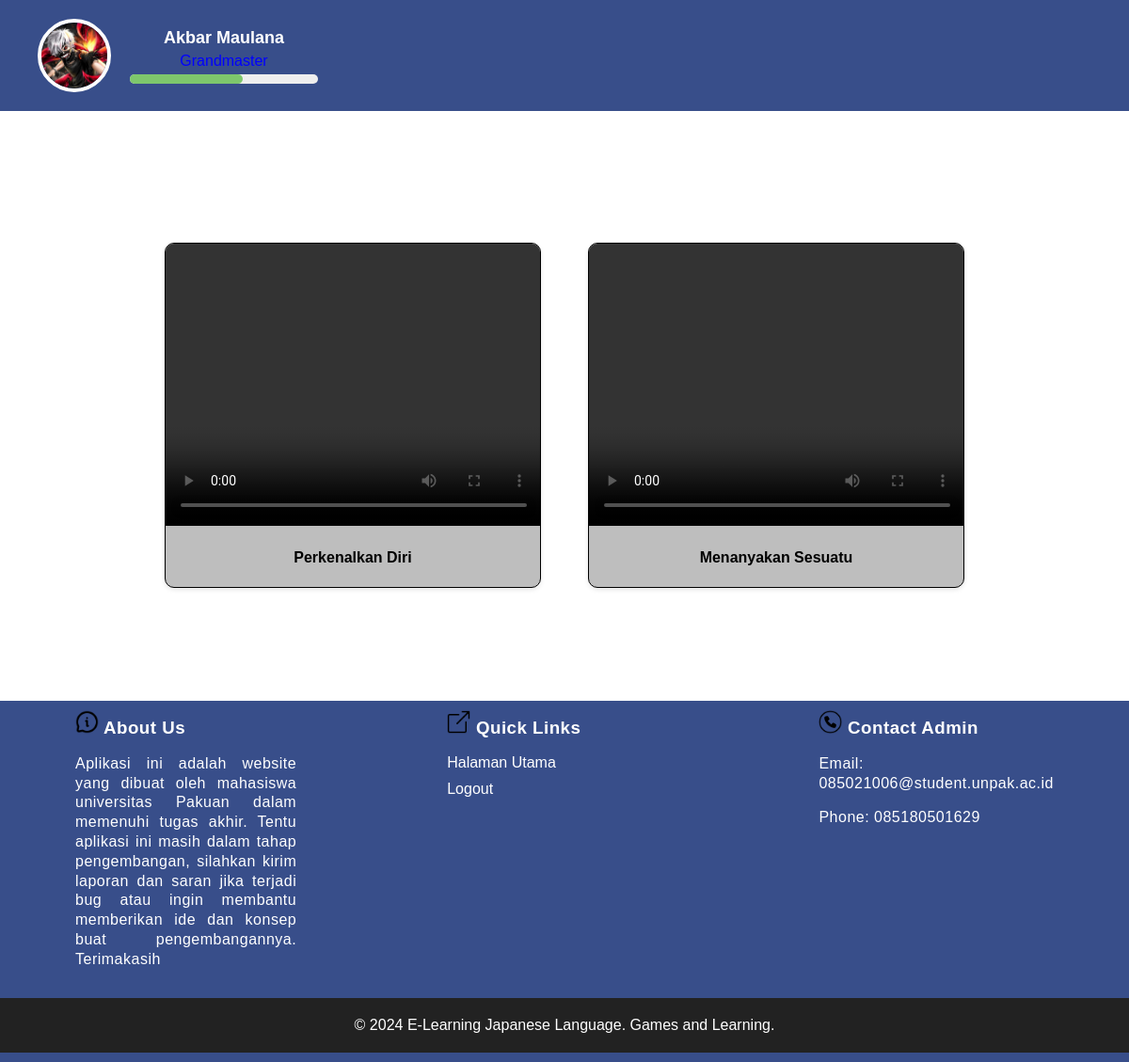
The app's page /users/task_percakapan.php (signed in) with its own data.
### tables this page shows
CREATE TABLE `user` (
  `id` int(3) NOT NULL,
  `foto_profile` varchar(30) NOT NULL,
  `nama` char(60) NOT NULL,
  `username` varchar(50) NOT NULL,
  `password` varchar(50) NOT NULL,
  `role` varchar(10) NOT NULL,
  `progres_level` varchar(3) NOT NULL
);

CREATE TABLE `gambar_percakapan` (
  `id` int(2) NOT NULL,
  `jenis_percakapan` varchar(30) NOT NULL,
  `video` varchar(50) NOT NULL
);

### users/task_percakapan.php (the view, shortened to what this page needs)
<!DOCTYPE html>
<html lang="en">
<head>
    <link rel="stylesheet" href="../css/style-user.css">
</head>
<body>
<header>
<div class="profile">
    <?php
    $koneksi = mysqli_connect("localhost", "root", "", "e_learning_jpl");
    if (isset($_SESSION['id'])) {
        $id = $_SESSION['id'];
        $sql = "SELECT nama, progres_level, foto_profile FROM user WHERE id = '$id'";
        $result = mysqli_query($koneksi, $sql);
        if (mysqli_num_rows($result) > 0) {
            $row = mysqli_fetch_assoc($result);
            $nama = $row["nama"];
            $progres_level = $row["progres_level"];
            $profile_picture = $row["foto_profile"];
            if (!empty($profile_picture)) {
                echo "<img src='../uploads_profile/$profile_picture' alt='Profile Picture' onclick='openProfilePopup()' class='profile-pic'>";
            } else {
                echo "<img src='../images/default_profile_picture.jpg' alt='Profile Picture' onclick='openProfilePopup()'>";
            }
            echo "<div class='profile-info'>";
            echo "<span>$nama</span>";
            echo "<p id='levelText'>$progres_level</p>";
            echo "<div class='progress-bar'>";
            echo "<div class='progress' style='width: $progres_level%;'></div>";
            echo "</div>";
            echo "</div>";
        } else {
            echo "0 results";
        }
    } else {
        echo "Session 'id' not found";
    }
    ?>
</div>
</header>
<main>
    <?php
    $koneksi = mysqli_connect("localhost", "root", "", "e_learning_jpl");
    $query = "SELECT id, jenis_percakapan, video FROM gambar_percakapan";
    $result = mysqli_query($koneksi, $query);
    if (mysqli_num_rows($result) > 0) {
        echo '<div class="task-container">';
        while ($row = mysqli_fetch_assoc($result)) {
            echo '<div class="task-item">';
            echo '<video width="400" height="300" controls id="video_' . $row['id'] . '">';
            echo '<source src="../videos/video_percakapan/' . $row['video'] . '" type="video/mp4">';
            echo '</video>';
            echo '<h4>' . $row['jenis_percakapan'] . '</h4>';
            echo '</div>';
        }
        echo '</div>';
    } else {
        echo "<p style='text-align:center;'>Percakapan tidak tersedia untuk saat ini!</p>";
    }
    ?>
</main>
<footer>
    <div class="footer-container">
        <div class="footer-column">
            <h3><img src="../images/icons/about.png" alt="About Us Icon" class="footer-icon"> About Us</h3>
            <p>Aplikasi ini adalah website yang dibuat oleh mahasiswa universitas Pakuan dalam memenuhi tugas akhir. Tentu aplikasi ini masih dalam tahap pengembangan, silahkan kirim laporan dan saran jika terjadi bug atau ingin membantu memberikan ide dan konsep buat pengembangannya. Terimakasih</p>
        </div>
        <div class="footer-column">
            <h3><img src="../images/icons/link.png" alt="Quick Links Icon" class="footer-icon"> Quick Links</h3>
            <ul>
                <li><a href="Dashboard_user.php">Halaman Utama</a></li>
                <?php
                if (isset($_SESSION['id'])) {
                    echo '<li><a href="logout.php">Logout</a></li>';
                }
                ?>
            </ul>
        </div>
        <div class="footer-column">
            <h3><img src="../images/icons/contact.png" alt="Contact Icon" class="footer-icon"> Contact Admin</h3>
            <p>Email: 085021006@student.unpak.ac.id</p>
            <p>Phone: 085180501629</p>
        </div>
    </div>
    <div class="footer-bottom">
        &copy; 2024 E-Learning Japanese Language. Games and Learning.
    </div>
</footer>
</body>
</html>

### css/style-user.css (style rules this page uses)
body { font-family: Arial, sans-serif; margin: 0; padding: 0; }
header { background-color: rgb(56, 78, 138); color: #fff; text-align: center; position: relative; }
main { max-width: 100%; margin: 0 auto; padding: 100px; box-sizing: border-box; text-decoration: none; }
p { margin-bottom: 0; text-align: justify; }
.profile { display: flex; align-items: center; margin-bottom: 20px; padding: 0 40px; padding-top: 20px; padding-bottom: 20px; }
.profile img { width: 70px; height: 70px; object-fit: cover; border-radius: 50%; margin-right: 20px; border: 4px solid rgb(255, 255, 255); }
.profile .profile-info { display: flex; flex-direction: column; }
.profile .profile-info span { font-weight: bold; font-size: 18px; }
.profile .profile-info p { margin: 0 auto; font-size: 16px; padding-top: 5px; }
.progress-bar { width: 200px; height: 10px; background-color: #eee; border-radius: 5px; margin-top: 5px; }
.progress { width: 10%; height: 100%; background-color: #7ec76c; border-radius: 5px; }
footer { background-color: rgb(56, 78, 138); color: #fff; padding: 10px 0; }
.footer-container { display: flex; justify-content: space-around; flex-wrap: wrap; }
.footer-column { flex: 1; margin: 0 80px; }
.footer-column h3, .footer-column p { color: #fff; text-align: justify; line-height: 1.3; letter-spacing: 0.5px; }
.footer-column .footer-icon { width: 25px; height: 25px; object-fit: cover; }
.footer-column ul { list-style-type: none; padding: 0; }
.footer-column ul li { margin-bottom: 10px; }
.footer-column ul li a { color: #fff; text-decoration: none; }
.footer-bottom { margin-top: 30px; text-align: center; padding-top: 20px; padding-bottom: 20px; background-color: #222; }
.task-container { display: flex; flex-wrap: wrap; justify-content: center; gap: 50px; padding: 20px; }
.task-item { background-color: rgb(190, 190, 190); border: 1px solid rgb(0, 0, 0); border-radius: 10px; overflow: hidden; box-shadow: 0 2px 5px rgba(0, 0, 0, 0.1); transition: transform 0.3s ease; width: calc(100% / 3 - 150px); box-sizing: border-box; text-align: center; align-items: center; }

### users/task_percakapan.php (style rules this page uses)
.profile-pic { cursor: pointer; width: 100px; height: 100px; border-radius: 50%; }
.popup-content h2,h3 { margin:0; }
.task-item { width: 400px; }

### records on screen
user: foto_profile (picture), nama "Akbar Maulana"
gambar_percakapan: jenis_percakapan "Perkenalkan Diri"
gambar_percakapan: jenis_percakapan "Menanyakan Sesuatu"
